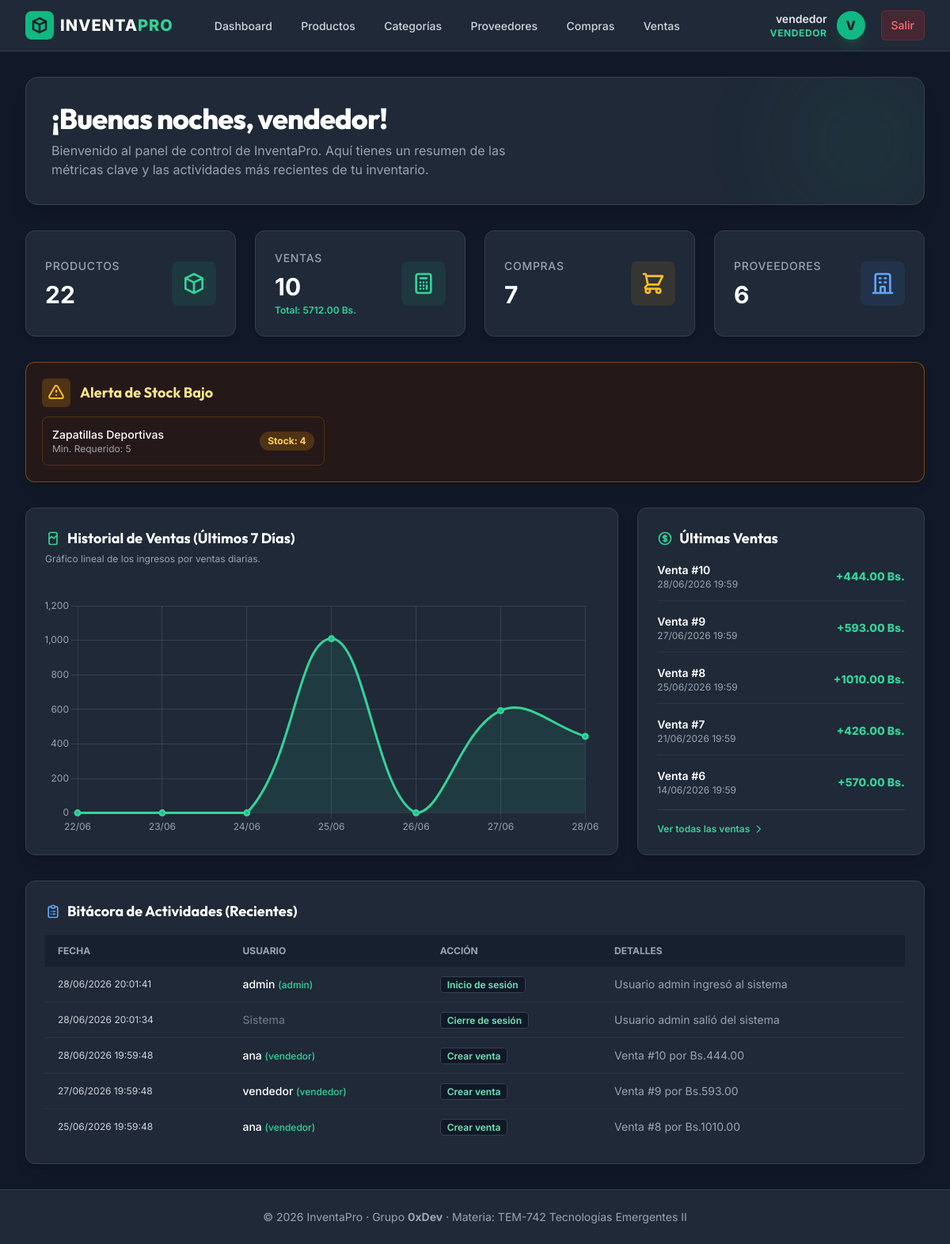
Page / (signed in) on the earlier database version.
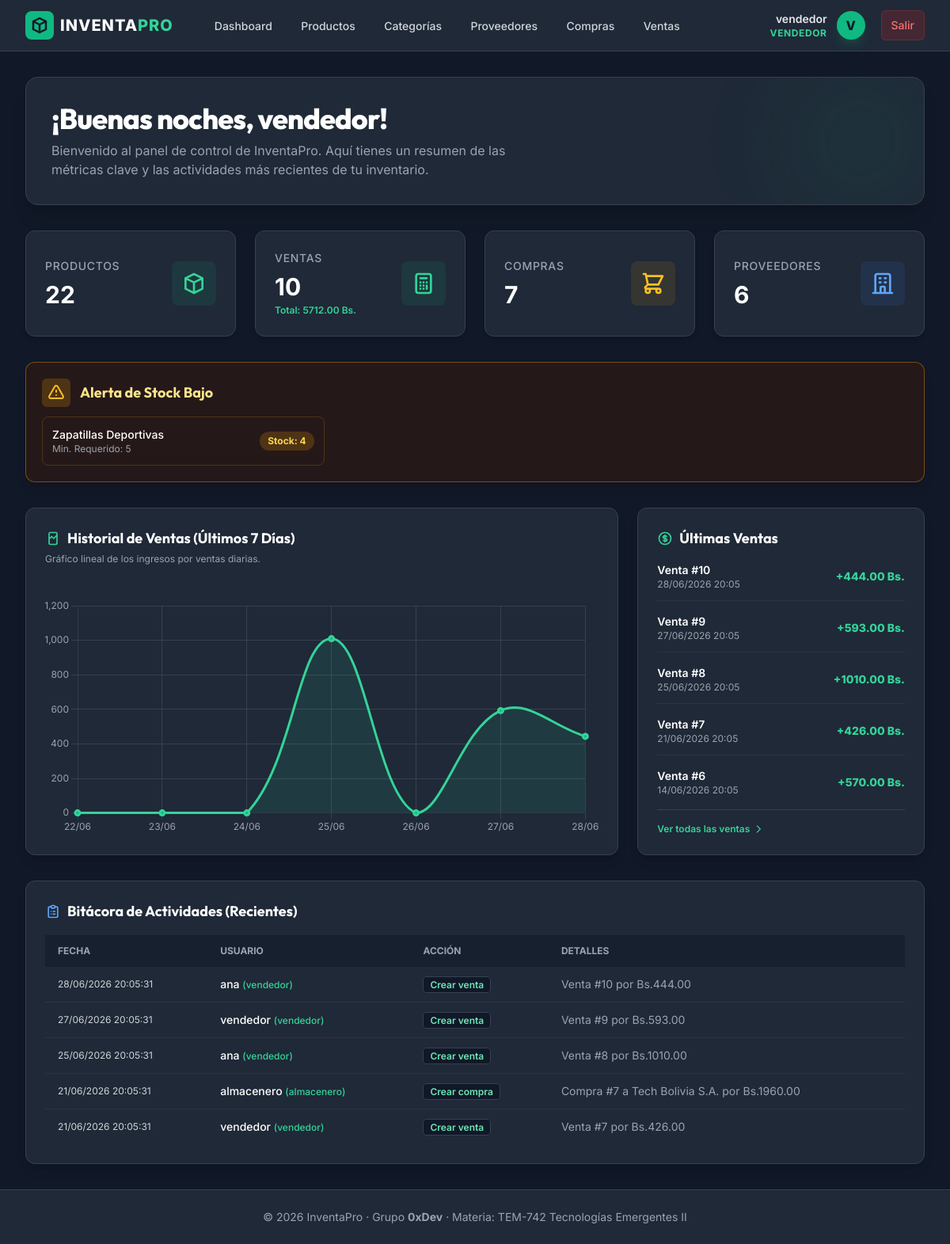
Same page on the later database version.
### apps/Productos/models.py (models this page shows, shortened)
class Producto(db.Model):
    __tablename__ = "productos"
    id = db.Column(db.Integer, primary_key=True)
    nombre = db.Column(db.String(150), nullable=False)
    descripcion = db.Column(db.String(255))
    precio = db.Column(db.Float, nullable=False)
    stock = db.Column(db.Integer, nullable=False, default=0)
    stock_minimo = db.Column(db.Integer, default=5)
    categoria_id = db.Column(db.Integer, db.ForeignKey("categorias.id"), nullable=False)
    categoria = db.relationship("Categoria", back_populates="productos")
    compra_items = db.relationship("CompraItem", back_populates="producto")
    venta_items = db.relationship("VentaItem", back_populates="producto")

### apps/Ventas/models.py (models this page shows, shortened)
class Venta(db.Model):
    __tablename__ = "ventas"
    id = db.Column(db.Integer, primary_key=True)
    fecha = db.Column(db.DateTime, default=datetime.utcnow, nullable=False)
    total = db.Column(db.Float, default=0.0)
    user_id = db.Column(db.Integer, db.ForeignKey("users.id"), nullable=False)
    usuario = db.relationship("User")
    items = db.relationship(
        "VentaItem", back_populates="venta", cascade="all, delete-orphan"
    )

### apps/models.py (models this page shows, shortened)
class Bitacora(db.Model):
    __tablename__ = "bitacora"
    id = db.Column(db.Integer, primary_key=True)
    fecha = db.Column(db.DateTime, default=datetime.utcnow, nullable=False)
    usuario_id = db.Column(db.Integer, db.ForeignKey("users.id"), nullable=True)
    accion = db.Column(db.String(100), nullable=False)
    detalles = db.Column(db.String(255), nullable=True)
    usuario = db.relationship("User", backref=db.backref("bitacoras", lazy=True))

class User(db.Model, UserMixin):
    __tablename__ = "users"
    id = db.Column(db.Integer, primary_key=True)
    username = db.Column(db.String(100), unique=True, nullable=False)
    email = db.Column(db.String(150), unique=True, nullable=False)
    password = db.Column(db.String(255), nullable=False)
    role = db.Column(db.String(20), default="vendedor")  # admin | almacenero | vendedor
    is_active_user = db.Column(db.Boolean, default=True)

### apps/core/routes.py (the view)
@bp_core.route("/")
@login_required
def index():
    productos_count = Producto.query.count()
    ventas_count = Venta.query.count()
    compras_count = Compra.query.count()
    proveedores_count = Proveedor.query.count()
    productos_bajos = Producto.query.filter(
        Producto.stock <= Producto.stock_minimo
    ).all()
    ultimas_ventas = Venta.query.order_by(Venta.fecha.desc()).limit(5).all()
    recientes_bitacora = (
        Bitacora.query.order_by(Bitacora.fecha.desc()).limit(5).all()
    )
    total_ventas = db.session.query(func.sum(Venta.total)).scalar() or 0
    hoy = datetime.utcnow().date()
    labels = []
    data_ventas = []
    for i in range(6, -1, -1):
        dia = hoy - timedelta(days=i)
        labels.append(dia.strftime("%d/%m"))
        total_dia = (
            db.session.query(func.sum(Venta.total))
            .filter(func.date(Venta.fecha) == dia)
            .scalar()
            or 0
        )
        data_ventas.append(float(total_dia))
    return render_template(
        "core/index.html",
        productos_count=productos_count,
        ventas_count=ventas_count,
        compras_count=compras_count,
        proveedores_count=proveedores_count,
        productos_bajos=productos_bajos,
        ultimas_ventas=ultimas_ventas,
        recientes_bitacora=recientes_bitacora,
        total_ventas=total_ventas,
        chart_labels=labels,
        chart_data=data_ventas,
    )

### apps/core/templates/core/index.html (shortened to what the changed rows need)
{% extends "base.html" %}
{% block content %}
<div class="space-y-8">
    <div class="bg-gray-800 rounded-2xl border border-gray-700 p-6 sm:p-8 relative overflow-hidden shadow-xl">
        <div class="relative z-10">
            <h1 class="text-3xl sm:text-4xl font-extrabold text-white tracking-tight" id="saludo-text">
            </h1>
        </div>
    </div>
    {% if productos_bajos %}
    <div class="bg-amber-950/40 border border-amber-500/40 rounded-xl p-4 sm:p-5 shadow-lg">
        <div class="grid grid-cols-1 sm:grid-cols-2 md:grid-cols-3 gap-3">
            {% for prod in productos_bajos %}
            <div class="bg-gray-850 border border-amber-500/20 rounded-lg p-3 flex justify-between items-center">
                <div>
                    <p class="font-medium text-white text-sm">{{ prod.nombre }}</p>
                    <p class="text-xs text-gray-400">Min. Requerido: {{ prod.stock_minimo }}</p>
                </div>
                <span class="px-2.5 py-1 text-xs font-bold bg-amber-500/20 text-amber-300 rounded-full">
                    Stock: {{ prod.stock }}
                </span>
            </div>
            {% endfor %}
        </div>
    </div>
    {% endif %}
    <div class="grid grid-cols-1 lg:grid-cols-3 gap-6">
        <div class="bg-gray-800 rounded-xl border border-gray-700 p-6 shadow-lg flex flex-col justify-between">
            <div>
                <div class="space-y-4">
                    {% for venta in ultimas_ventas %}
                    <div class="flex items-center justify-between border-b border-gray-700/50 pb-3 last:border-0 last:pb-0">
                        <div>
                            <p class="text-sm font-semibold text-white">Venta #{{ venta.id }}</p>
                            <p class="text-xs text-gray-400">{{ venta.fecha.strftime('%d/%m/%Y %H:%M') }}</p>
                        </div>
                        <span class="text-sm font-extrabold text-emerald-400">
                            +{{ "%.2f"|format(venta.total) }} Bs.
                        </span>
                    </div>
                    {% else %}
                    <p class="text-sm text-gray-500 text-center py-6">No hay ventas registradas aún.</p>
                    {% endfor %}
                </div>
            </div>
        </div>
    </div>
    <div class="bg-gray-800 rounded-xl border border-gray-700 p-6 shadow-lg">
        <div class="overflow-x-auto">
            <table class="w-full text-sm text-left text-gray-300">
                <thead class="bg-gray-900/50 text-gray-400 uppercase text-xs">
                    <tr>
                        <th class="px-4 py-3">Fecha</th>
                        <th class="px-4 py-3">Usuario</th>
                        <th class="px-4 py-3">Acción</th>
                        <th class="px-4 py-3">Detalles</th>
                    </tr>
                </thead>
                <tbody class="divide-y divide-gray-700/50">
                    {% for log in recientes_bitacora %}
                    <tr class="hover:bg-gray-750/30 transition">
                        <td class="px-4 py-3 text-xs whitespace-nowrap text-gray-450">{{ log.fecha.strftime('%d/%m/%Y %H:%M:%S') }}</td>
                        <td class="px-4 py-3 whitespace-nowrap font-medium text-white">
                            {% if log.usuario %}
                                {{ log.usuario.username }} <span class="text-xs text-brand-400">({{ log.usuario.role }})</span>
                            {% else %}
                                <span class="text-gray-500">Sistema</span>
                            {% endif %}
                        </td>
                        <td class="px-4 py-3 whitespace-nowrap">
                            <span class="px-2 py-0.5 text-xs font-semibold rounded bg-gray-900 border border-gray-700 text-brand-300">{{ log.accion }}</span>
                        </td>
                        <td class="px-4 py-3 text-gray-400">{{ log.detalles or '' }}</td>
                    </tr>
                    {% else %}
                    <tr>
                        <td colspan="4" class="px-4 py-6 text-center text-gray-500">No hay registros en la bitácora.</td>
                    </tr>
                    {% endfor %}
                </tbody>
            </table>
        </div>
    </div>
</div>
<script>
    // Saludo Dinámico según la hora del día
    document.addEventListener("DOMContentLoaded", function() {
        const hora = new Date().getHours();
        let saludo = "¡Hola, {{ current_user.username }}!";
        if (hora >= 6 && hora < 12) {
            saludo = "¡Buenos días, {{ current_user.username }}!";
        } else if (hora >= 12 && hora < 19) {
            saludo = "¡Buenas tardes, {{ current_user.username }}!";
        } else {
            saludo = "¡Buenas noches, {{ current_user.username }}!";
        }
        document.getElementById("saludo-text").innerText = saludo;
        // Render Chart.js
        const ctx = document.getElementById('ventasChart').getContext('2d');
        new Chart(ctx, {
            type: 'line',
            data: {
                labels: {{ chart_labels | tojson }},
                datasets: [{
                    label: 'Ventas (Bs.)',
                    data: {{ chart_data | tojson }},
                    borderColor: '#34d399',
                    backgroundColor: 'rgba(52, 211, 153, 0.1)',
                    borderWidth: 3,
                    tension: 0.4,
                    fill: true,
                    pointBackgroundColor: '#10b981',
                    pointBorderColor: '#34d399',
                    pointHoverRadius: 6,
                }]
            },
            options: {
                responsive: true,
                maintainAspectRatio: false,
                plugins: {
                    legend: {
                        display: false
                    }
                },
                scales: {
                    x: {
                        ticks: { color: '#9ca3af', font: { family: 'Inter' } },
                        grid: { color: '#374151', drawOnChartArea: true }
                    },
                    y: {
                        ticks: { color: '#9ca3af', font: { family: 'Inter' } },
                        grid: { color: '#374151', drawOnChartArea: true }
                    }
                }
            }
        });
    });
</script>
{% endblock %}

Differences in the rows shown:
removed Bitacora: fecha "28/06/2026 20:01:41", usuario.username "admin", usuario.role "admin", accion "Inicio de sesión", detalles "Usuario admin ingresó al sistema"
removed Bitacora: fecha "28/06/2026 20:01:34", shows "Sistema", accion "Cierre de sesión", detalles "Usuario admin salió del sistema"
changed Venta id 10: fecha "28/06/2026 19:59" → "28/06/2026 20:05"
changed Venta id 9: fecha "27/06/2026 19:59" → "27/06/2026 20:05"
changed Venta id 8: fecha "25/06/2026 19:59" → "25/06/2026 20:05"
changed Venta id 7: fecha "21/06/2026 19:59" → "21/06/2026 20:05"
changed Venta id 6: fecha "14/06/2026 19:59" → "14/06/2026 20:05"
changed Bitacora "Venta #10 por Bs.444.00": fecha "28/06/2026 19:59:48" → "28/06/2026 20:05:31"
changed Bitacora "Venta #9 por Bs.593.00": fecha "27/06/2026 19:59:48" → "27/06/2026 20:05:31"
changed Bitacora "Venta #8 por Bs.1010.00": fecha "25/06/2026 19:59:48" → "25/06/2026 20:05:31"
now on this page (row edited): Bitacora: fecha "21/06/2026 20:05:31", usuario.username "almacenero", usuario.role "almacenero", accion "Crear compra", detalles "Compra #7 a Tech Bolivia S.A. por Bs.1960.00"
now on this page (row edited): Bitacora: fecha "21/06/2026 20:05:31", usuario.username "vendedor", usuario.role "vendedor", accion "Crear venta", detalles "Venta #7 por Bs.426.00"
